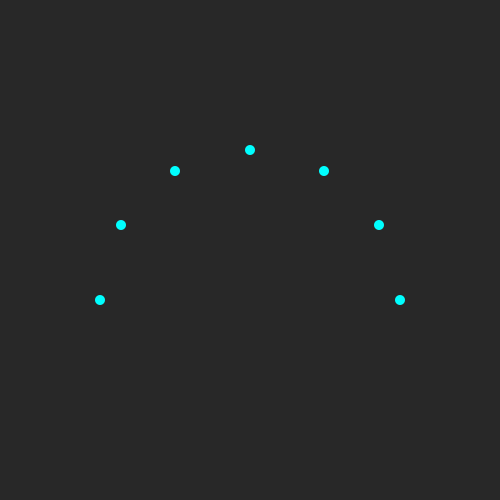
Frame 1 (no input)
Frame 60 (the mouse pressed at the canvas centre just before this capture): identical to frame 1, image omitted
Frame 120 (the mouse held since frame 60 and released just before this capture): identical to frame 1, image omitted

The Processing sketch that drew this single still picture (run headless with seeded random() and noise(); from frame 60 on, the mouse is pressed at the canvas centre):

// Processing sketch: sketch_221031a
// ── sketch_221031a.pde
void setup() {
    size(500, 500);
}

void draw() {
    background(40);
    int n = 6;
    for (int i=0; i<n+1; i++) {
        int x = position_x(n, i);
        int y = position_y(n, i);
        println();
        fill(0, 255, 255);
        noStroke();
        ellipse(x, y, 10, 10);
    }
}

int position_x(int n, int i) {
    int x = 0;

    x = width / 2 + int(150 * cos(radians(180/n * i)));

    return x;
}

int position_y(int n, int i) {
    int y = 0;

    y = height / 2 + 50 - int(150 * sin(radians(180/n * i)));

    return y;
}
